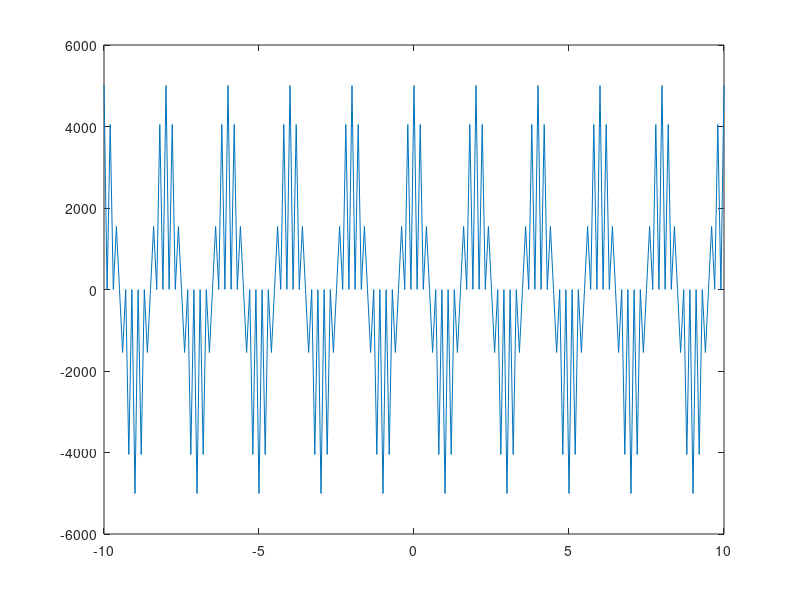
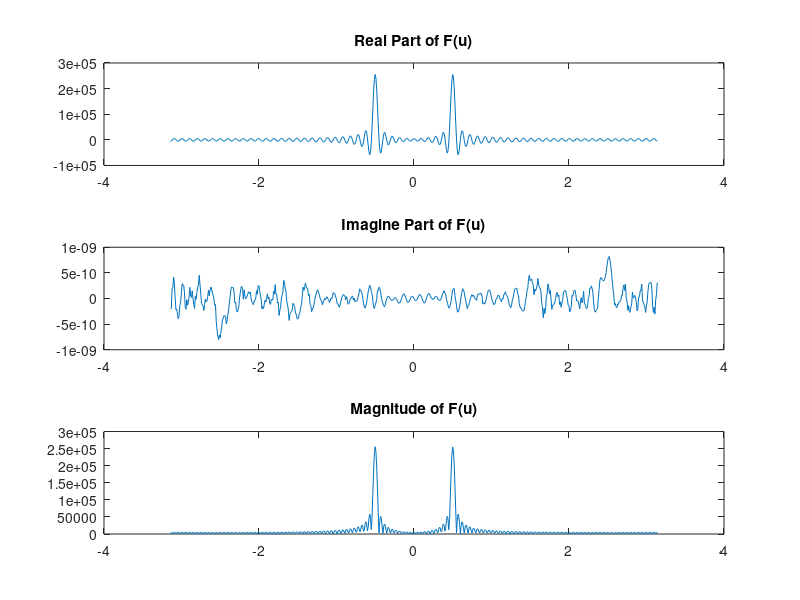

MATLAB code to generate these figures, in order: (Note: this script raises an error after producing the figures.)
close all;
clear;

delta_T = 0.2;  % Fs = 8
analog_T = 0.5;   % F0 = 2

n_range = -500:1:500;
t_range = -10:0.1:10;

f_t = cos(2 * pi * analog_T * t_range);

%figure(1);
s_n = complex(zeros(length(n_range), length(t_range)));
for n = 1:length(n_range)
    s = exp(1i * 2 * pi * n_range(n) / delta_T * t_range);
    %fprintf("left length = %d, right length = %d\n", length(s_n(n,:)), length(s));
    s_n(n,:) = s .* f_t;
end
s_deltaT = sum(s_n, 1) / delta_T;

figure(1);
plot(t_range, real(s_deltaT));

u = -pi*1:0.01:pi*1;
F_u = zeros(1, length(u));

for i = 1:length(u)
    e_u_t = exp(-1i * 2 * pi * u(i) * t_range);
    f = s_deltaT .* e_u_t;
    F_u(i) = sum(f);
end

figure(2);
subplot(3,1,1);
plot(u, real(F_u));
title('Real Part of F(u)');

subplot(3,1,2);
plot(u, imag(F_u));
title('Imagine Part of F(u)');

subplot(3,1,3);
plot(u, abs(F_u));
title('Magnitude of F(u)');

xline(analog_T, 'color', 'red');